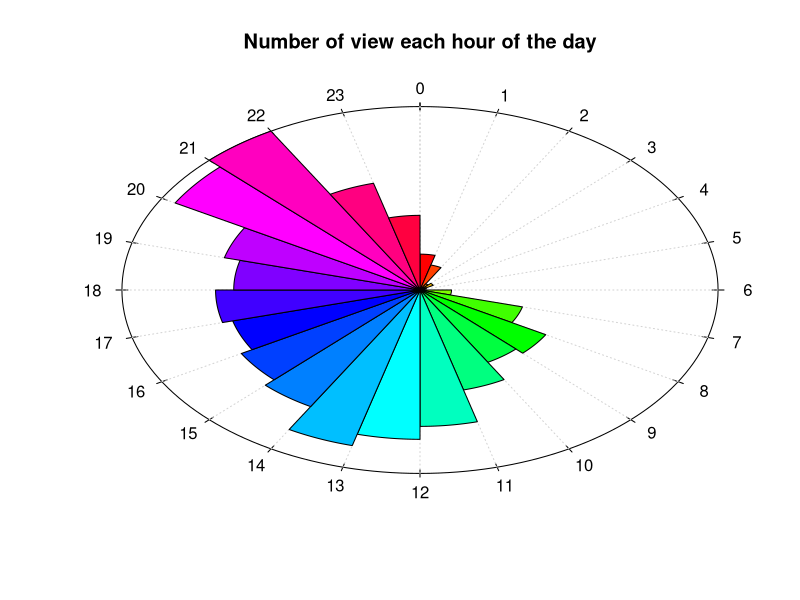

This chart was generated by the following R code:
library(readr)
library(dplyr)
library(lubridate)
library(ggplot2)


dataset <- read_csv("videos.csv")

jhds <- mutate(dataset, just_hour = hour(dataset$hour))

nov_in_time <- jhds %>%
  group_by(just_hour) %>% 
  summarise(time = n())

x = c(nov_in_time$time)

# Clock plot function
clock.plot <- function (x, col = rainbow(n), ...) {
  if( min(x)<0 ) x <- x - min(x)
  if( max(x)>1 ) x <- x/max(x)
  n <- length(x)
  if(is.null(names(x))) names(x) <- 0:(n-1)
  m <- 1.05
  plot(0, type = 'n', xlim = c(-m,m), ylim = c(-m,m), axes = F, xlab = '', ylab = '', ...)
  a <- pi/2 - 2*pi/200*0:200
  polygon( cos(a), sin(a) )
  v <- .02
  a <- pi/2 - 2*pi/n*0:n
  segments( (1+v)*cos(a), (1+v)*sin(a), (1-v)*cos(a), (1-v)*sin(a) )
  segments( cos(a), sin(a),0, 0, col = 'light grey', lty = 3) 
  ca <- -2*pi/n*(0:50)/50
  for (i in 1:n) {
    a <- pi/2 - 2*pi/n*(i-1)
    b <- pi/2 - 2*pi/n*i
    polygon( c(0, x[i]*cos(a+ca), 0), c(0, x[i]*sin(a+ca), 0), col=col[i] )
    v <- .1
    text((1+v)*cos(a), (1+v)*sin(a), names(x)[i])
  }
}

# Use the function on the created data
clock.plot(x, main = "Number of view each hour of the day")